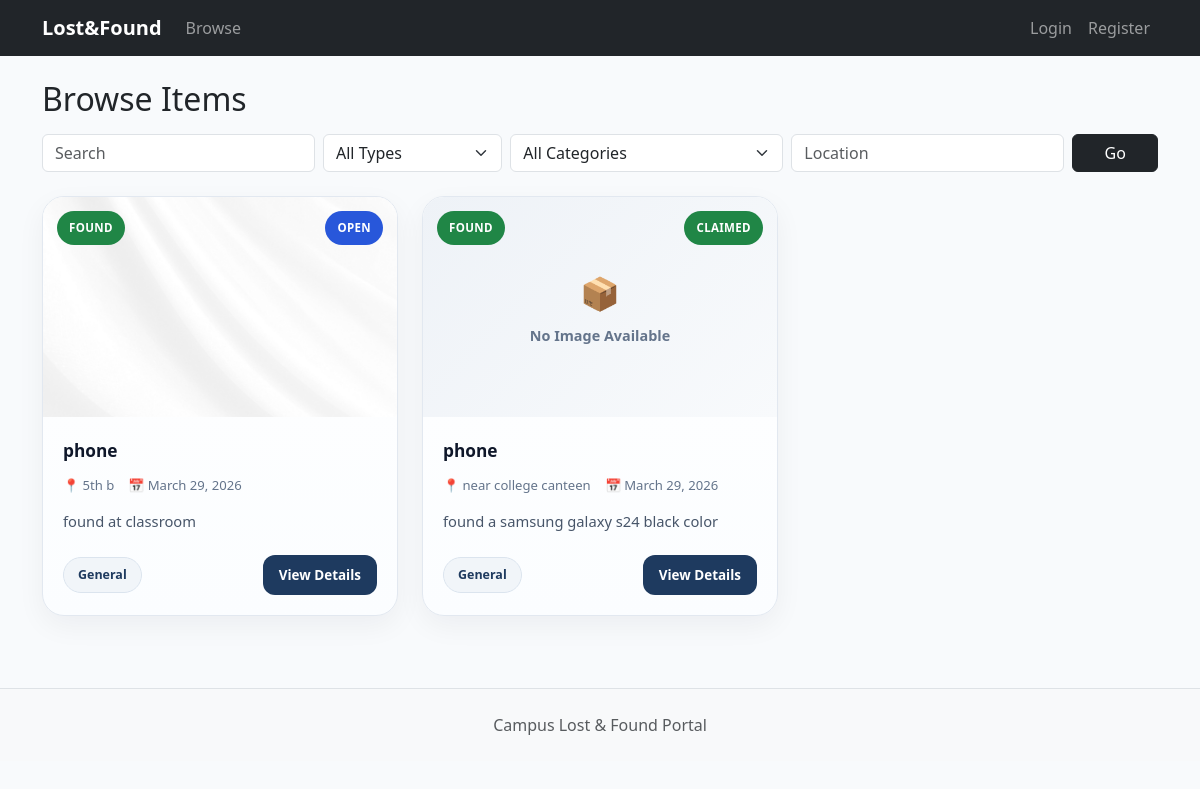
The app's page /items/ with its own data.
### portal/models.py (models this page shows, shortened)
class Item(models.Model):
    ITEM_TYPES = [('LOST','Lost'),('FOUND','Found')]
    STATUS_CHOICES = [('OPEN','Open'),('CLAIMED','Claimed'),('RESOLVED','Resolved')]
    user = models.ForeignKey(User, on_delete=models.CASCADE, related_name='items')
    title = models.CharField(max_length=200)
    item_type = models.CharField(max_length=10, choices=ITEM_TYPES)
    category = models.ForeignKey(Category, on_delete=models.SET_NULL, null=True, related_name='items')
    description = models.TextField()
    location = models.CharField(max_length=200)
    date_of_event = models.DateField()
    image = models.ImageField(upload_to='items/', blank=True, null=True)
    contact_info = models.CharField(max_length=200)
    status = models.CharField(max_length=10, choices=STATUS_CHOICES, default='OPEN')
    created_at = models.DateTimeField(auto_now_add=True)
    updated_at = models.DateTimeField(auto_now=True)
    class Meta:
        ordering = ['-created_at']
    def get_absolute_url(self): return reverse('item_detail', args=[self.pk])

### portal/views.py (the view)
# urls.py: path('items/', views.item_list, name='item_list'),
def item_list(request):
    items = Item.objects.select_related('category','user').all()
    q = request.GET.get('q','')
    item_type = request.GET.get('type','')
    category = request.GET.get('category','')
    location = request.GET.get('location','')
    if q: items = items.filter(Q(title__icontains=q)|Q(description__icontains=q)|Q(location__icontains=q))
    if item_type: items = items.filter(item_type=item_type)
    if category: items = items.filter(category_id=category)
    if location: items = items.filter(location__icontains=location)
    categories = Category.objects.all()
    return render(request, 'portal/item_list.html', {'items': items, 'categories': categories})

### portal/context_processors.py (called while the page is built)
def portal_stats(request):
    return {
        'site_total_lost': Item.objects.filter(item_type='LOST').count(),
        'site_total_found': Item.objects.filter(item_type='FOUND').count(),
        'site_total_claimed': Item.objects.filter(status__in=['CLAIMED','RESOLVED']).count(),
    }

### portal/templates/portal/item_list.html
{% extends 'base.html' %}{% block content %}<h2 class="mb-3">Browse Items</h2>
<form class="row g-2 mb-4">
<div class="col-md-3"><input class="form-control" name="q" placeholder="Search"></div>
<div class="col-md-2"><select class="form-select" name="type"><option value="">All Types</option><option value="LOST">Lost</option><option value="FOUND">Found</option></select></div>
<div class="col-md-3"><select class="form-select" name="category"><option value="">All Categories</option>{% for c in categories %}<option value="{{ c.id }}">{{ c.name }}</option>{% endfor %}</select></div>
<div class="col-md-3"><input class="form-control" name="location" placeholder="Location"></div>
<div class="col-md-1"><button class="btn btn-dark w-100">Go</button></div>
</form>
<div class="row g-4">{% for item in items %}<div class="col-md-4">{% include 'portal/partials/item_card.html' %}</div>{% empty %}<p>No matching items found.</p>{% endfor %}</div>{% endblock %}

### templates/base.html (shortened to what this page needs)
{% load static %}
<!DOCTYPE html>
<html>
<head>
    <link href="https://cdn.jsdelivr.net/npm/bootstrap@5.3.3/dist/css/bootstrap.min.css" rel="stylesheet">
    <link href="{% static 'css/style.css' %}" rel="stylesheet">
</head>
<body>
<nav class="navbar navbar-expand-lg navbar-dark bg-dark sticky-top">
<div class="container">
<a class="navbar-brand fw-bold" href="{% url 'home' %}">Lost&Found</a>
<div class="collapse navbar-collapse" id="nav">
<ul class="navbar-nav me-auto">
<li class="nav-item"><a class="nav-link" href="{% url 'item_list' %}">Browse</a></li>
</ul>
<ul class="navbar-nav">
{% if user.is_authenticated %}
<li class="nav-item"><a class="nav-link" href="{% url 'profile' %}">{{ user.username }}</a></li>
<li class="nav-item"><form method="post" action="{% url 'logout' %}">{% csrf_token %}<button class="btn btn-outline-light btn-sm mt-1">Logout</button></form></li>
{% else %}
<li class="nav-item"><a class="nav-link" href="{% url 'login' %}">Login</a></li>
<li class="nav-item"><a class="nav-link" href="{% url 'register' %}">Register</a></li>
{% endif %}
</ul>
</div></div></nav>
<div class="container py-4">
{% block content %}{% endblock %}
</div>
<footer class="bg-light border-top py-4 mt-5"><div class="container text-center text-muted">Campus Lost & Found Portal</div></footer>
</body></html>

### portal/templates/portal/partials/item_card.html (shortened to what this page needs)
<div class="official-item-card">
  <div class="official-item-image-wrap">
    {% if item.image %}
      <img src="{{ item.image.url }}" class="official-item-image" alt="{{ item.title }}">
    {% else %}
      <div class="official-item-placeholder">
        <div class="placeholder-icon">📦</div>
        <div class="placeholder-text">No Image Available</div>
      </div>
    {% endif %}
    <span class="type-badge {% if item.item_type == 'LOST' %}badge-lost{% else %}badge-found{% endif %}">
      {{ item.get_item_type_display }}
    </span>
    <span class="status-badge-card status-{{ item.status|lower }}">
      {{ item.get_status_display }}
    </span>
  </div>
  <div class="official-item-body">
    <h5 class="official-item-title">{{ item.title }}</h5>
    <div class="official-item-meta">
      <span>📍 {{ item.location|default:"Campus" }}</span>
      <span>📅 {{ item.date_of_event }}</span>
    </div>
    <p class="official-item-description">
      {{ item.description|truncatechars:100 }}
    </p>
    <div class="official-item-footer">
      <div class="official-item-category">
        {{ item.category|default:"General" }}
      </div>
      <a href="{{ item.get_absolute_url }}" class="official-item-btn">
        View Details
      </a>
    </div>
  </div>
</div>

### static/css/style.css (style rules this page uses)
body { background:#f8fafc }

### portal/templates/portal/partials/item_card.html (style rules this page uses)
.official-item-card { background: linear-gradient(180deg, #ffffff 0%, #fbfdff 100%); border: 1px solid #e2e8f0; border-radius: 22px; overflow: hidden; box-shadow: 0 10px 28px rgba(15, 23, 42, 0.05); transition: all 0.22s ease; height: 100%; display: flex; flex-direction: column; position: relative; }
.official-item-image-wrap { position: relative; height: 220px; overflow: hidden; background: #f8fafc; }
.official-item-image { width: 100%; height: 100%; object-fit: cover; display: block; }
.official-item-placeholder { width: 100%; height: 100%; background: linear-gradient(135deg, #eef2f7, #f8fafc); display: flex; flex-direction: column; align-items: center; justify-content: center; color: #64748b; }
.placeholder-icon { font-size: 2rem; margin-bottom: 8px; }
.placeholder-text { font-size: 0.9rem; font-weight: 600; }
.type-badge, .status-badge-card { position: absolute; top: 14px; padding: 8px 12px; border-radius: 999px; font-size: 0.72rem; font-weight: 700; letter-spacing: 0.03em; text-transform: uppercase; backdrop-filter: blur(6px); }
.type-badge { left: 14px; }
.status-badge-card { right: 14px; }
.badge-found { background: rgba(21, 128, 61, 0.95); color: white; }
.status-open { background: rgba(29, 78, 216, 0.95); color: white; }
.status-claimed { background: rgba(21, 128, 61, 0.95); color: white; }
.official-item-body { padding: 22px 20px 20px; display: flex; flex-direction: column; flex-grow: 1; }
.official-item-title { font-size: 1.08rem; font-weight: 700; color: #0f172a; margin-bottom: 12px; line-height: 1.4; }
.official-item-meta { display: flex; flex-wrap: wrap; gap: 10px 14px; font-size: 0.82rem; color: #64748b; margin-bottom: 14px; font-weight: 500; }
.official-item-description { color: #475569; font-size: 0.92rem; line-height: 1.75; margin-bottom: 20px; flex-grow: 1; }
.official-item-footer { display: flex; justify-content: space-between; align-items: center; gap: 12px; flex-wrap: wrap; margin-top: auto; }
.official-item-category { display: inline-flex; align-items: center; background: #f1f5f9; color: #1e3a5f; border: 1px solid #dbe4ee; border-radius: 999px; padding: 8px 14px; font-size: 0.78rem; font-weight: 700; }
.official-item-btn { text-decoration: none; background: #1e3a5f; color: white; padding: 10px 16px; border-radius: 12px; font-size: 0.84rem; font-weight: 700; transition: all 0.2s ease; }

### records on screen
Item: image (picture), item_type "FOUND", status "OPEN", title "phone", location "5th b", date_of_event "March 29, 2026", description "found at classroom", category "General"
Item: image "No Image Available", item_type "FOUND", status "CLAIMED", title "phone", location "near college canteen", date_of_event "March 29, 2026", description "found a samsung galaxy s24 black color", category "General"
